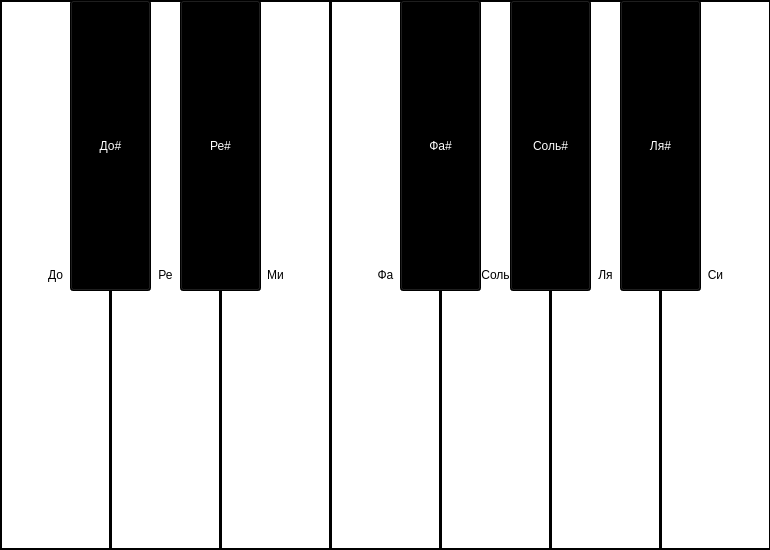
<?xml version="1.0" encoding="UTF-8"?>
<ui version="4.0">
 <class>MainWindow</class>
 <widget class="QMainWindow" name="MainWindow">
  <property name="geometry">
   <rect>
    <x>0</x>
    <y>0</y>
    <width>770</width>
    <height>550</height>
   </rect>
  </property>
  <property name="windowTitle">
   <string>MainWindow</string>
  </property>
  <widget class="QWidget" name="centralwidget">
   <widget class="QPushButton" name="pushButton">
    <property name="geometry">
     <rect>
      <x>0</x>
      <y>0</y>
      <width>111</width>
      <height>550</height>
     </rect>
    </property>
    <property name="styleSheet">
     <string notr="true">background-color: rgb(255, 255, 255);
border-style: solid;
border-width: 2px;
border-color: rgb(0, 0, 0);</string>
    </property>
    <property name="text">
     <string>До</string>
    </property>
    <property name="autoExclusive">
     <bool>false</bool>
    </property>
    <property name="autoRepeatInterval">
     <number>100</number>
    </property>
   </widget>
   <widget class="QPushButton" name="pushButton_2">
    <property name="geometry">
     <rect>
      <x>110</x>
      <y>0</y>
      <width>111</width>
      <height>550</height>
     </rect>
    </property>
    <property name="styleSheet">
     <string notr="true">background-color: rgb(255, 255, 255);
border-style: solid;
border-width: 2px;
border-color: rgb(0, 0, 0);</string>
    </property>
    <property name="text">
     <string>Ре</string>
    </property>
   </widget>
   <widget class="QPushButton" name="pushButton_3">
    <property name="geometry">
     <rect>
      <x>220</x>
      <y>0</y>
      <width>111</width>
      <height>550</height>
     </rect>
    </property>
    <property name="styleSheet">
     <string notr="true">background-color: rgb(255, 255, 255);
border-style: solid;
border-width: 2px;
border-color: rgb(0, 0, 0);</string>
    </property>
    <property name="text">
     <string>Ми</string>
    </property>
   </widget>
   <widget class="QPushButton" name="pushButton_4">
    <property name="geometry">
     <rect>
      <x>330</x>
      <y>0</y>
      <width>111</width>
      <height>550</height>
     </rect>
    </property>
    <property name="styleSheet">
     <string notr="true">background-color: rgb(255, 255, 255);
border-style: solid;
border-width: 2px;
border-color: rgb(0, 0, 0);</string>
    </property>
    <property name="text">
     <string>Фа</string>
    </property>
   </widget>
   <widget class="QPushButton" name="pushButton_5">
    <property name="geometry">
     <rect>
      <x>440</x>
      <y>0</y>
      <width>111</width>
      <height>550</height>
     </rect>
    </property>
    <property name="styleSheet">
     <string notr="true">background-color: rgb(255, 255, 255);
border-style: solid;
border-width: 2px;
border-color: rgb(0, 0, 0);</string>
    </property>
    <property name="text">
     <string>Соль</string>
    </property>
   </widget>
   <widget class="QPushButton" name="pushButton_6">
    <property name="geometry">
     <rect>
      <x>550</x>
      <y>0</y>
      <width>111</width>
      <height>550</height>
     </rect>
    </property>
    <property name="styleSheet">
     <string notr="true">background-color: rgb(255, 255, 255);
border-style: solid;
border-width: 2px;
border-color: rgb(0, 0, 0);</string>
    </property>
    <property name="text">
     <string>Ля</string>
    </property>
   </widget>
   <widget class="QPushButton" name="pushButton_7">
    <property name="geometry">
     <rect>
      <x>660</x>
      <y>0</y>
      <width>111</width>
      <height>550</height>
     </rect>
    </property>
    <property name="styleSheet">
     <string notr="true">background-color: rgb(255, 255, 255);
border-style: solid;
border-width: 2px;
border-color: rgb(0, 0, 0);</string>
    </property>
    <property name="text">
     <string>Си</string>
    </property>
   </widget>
   <widget class="QPushButton" name="pushButton_8">
    <property name="geometry">
     <rect>
      <x>70</x>
      <y>0</y>
      <width>81</width>
      <height>291</height>
     </rect>
    </property>
    <property name="styleSheet">
     <string notr="true">background-color: rgb(0, 0, 0);
color: rgb(255, 255, 255);</string>
    </property>
    <property name="text">
     <string>До#</string>
    </property>
   </widget>
   <widget class="QPushButton" name="pushButton_9">
    <property name="geometry">
     <rect>
      <x>180</x>
      <y>0</y>
      <width>81</width>
      <height>291</height>
     </rect>
    </property>
    <property name="styleSheet">
     <string notr="true">background-color: rgb(0, 0, 0);
color: rgb(255, 255, 255);</string>
    </property>
    <property name="text">
     <string>Ре#</string>
    </property>
   </widget>
   <widget class="QPushButton" name="pushButton_10">
    <property name="geometry">
     <rect>
      <x>510</x>
      <y>0</y>
      <width>81</width>
      <height>291</height>
     </rect>
    </property>
    <property name="styleSheet">
     <string notr="true">background-color: rgb(0, 0, 0);
color: rgb(255, 255, 255);</string>
    </property>
    <property name="text">
     <string>Соль#</string>
    </property>
   </widget>
   <widget class="QPushButton" name="pushButton_11">
    <property name="geometry">
     <rect>
      <x>400</x>
      <y>0</y>
      <width>81</width>
      <height>291</height>
     </rect>
    </property>
    <property name="styleSheet">
     <string notr="true">background-color: rgb(0, 0, 0);
color: rgb(255, 255, 255);</string>
    </property>
    <property name="text">
     <string>Фа#</string>
    </property>
   </widget>
   <widget class="QPushButton" name="pushButton_12">
    <property name="geometry">
     <rect>
      <x>620</x>
      <y>0</y>
      <width>81</width>
      <height>291</height>
     </rect>
    </property>
    <property name="styleSheet">
     <string notr="true">background-color: rgb(0, 0, 0);
color: rgb(255, 255, 255);</string>
    </property>
    <property name="text">
     <string>Ля#</string>
    </property>
   </widget>
  </widget>
 </widget>
 <resources/>
 <connections/>
</ui>
